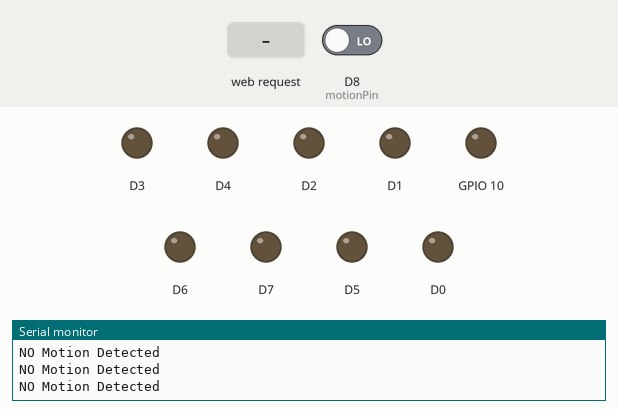
A sketch run on a simulated ESP8266 (NodeMCU). On the bench: output pins drawn as LEDs (lit = HIGH), the last lines printed to the serial monitor. The test bench sets the inputs (shaded band); at power-on: D8 (motionPin) LOW.

Above: at 1.3 s.
1.4 s: D8 (motionPin) driven HIGH
At 2.4 s:
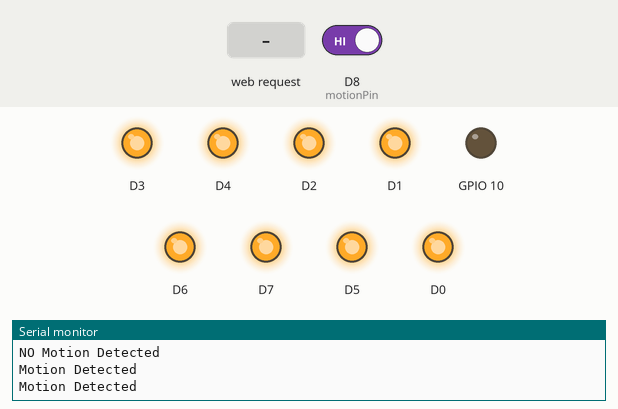
3.0 s: HTTP request GET /?l1on received
At 3.6 s:
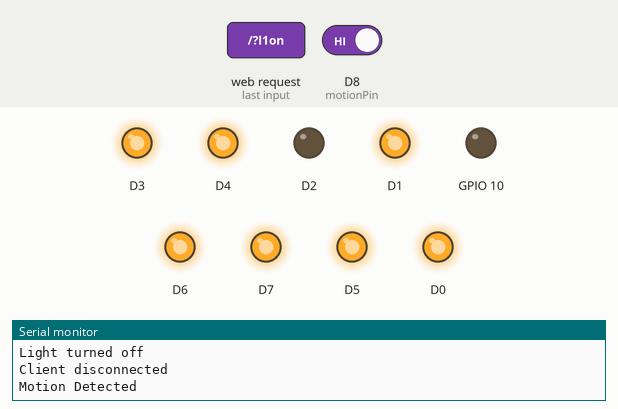
4.5 s: HTTP request GET /?l2on received
At 4.9 s:
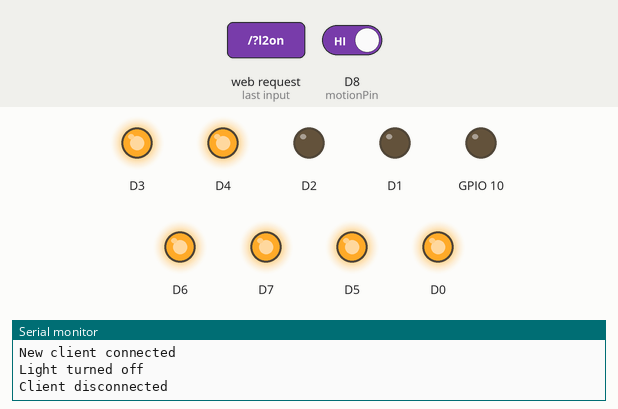
6.0 s: HTTP request GET /?l1off received
At 7.2 s:
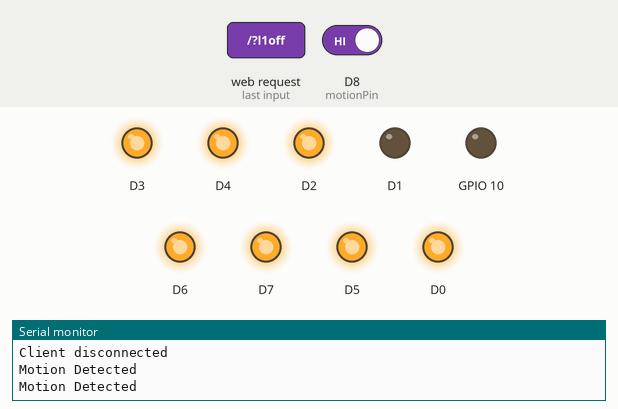
7.5 s: HTTP request GET /?f1on received
At 8.7 s:
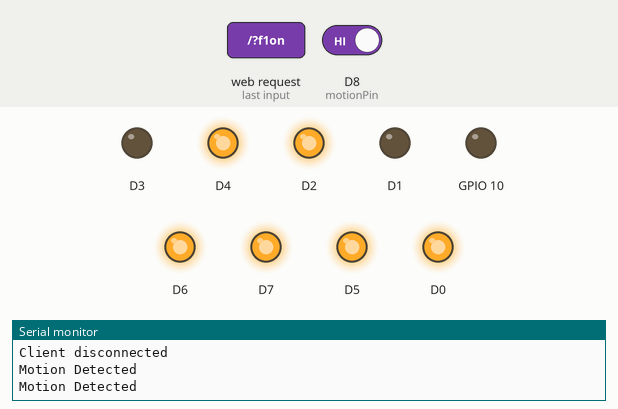
9.0 s: HTTP request GET /?l2off received
At 9.9 s:
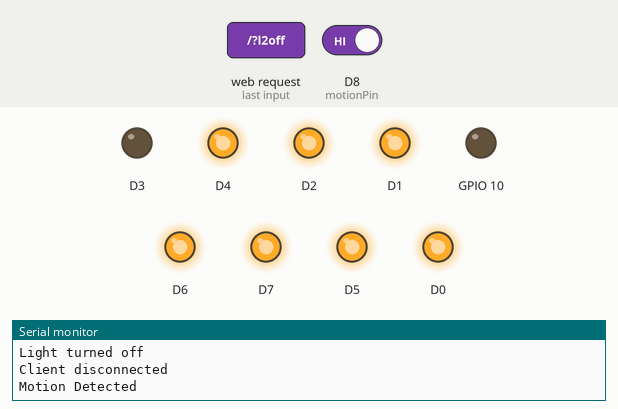
Timing chart, 0 to 11.5 s (numbered marks = the images above; inputs shaded):
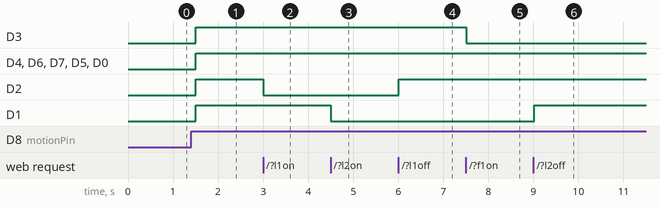

The sketch:

class_testing.ino
```cpp
#include <ESP8266WiFi.h>
#define trigPin 1
#define echoPin 3
#define motionPin D8
#define SOUND_VELOCITY 0.034
#define CM_TO_INCH 0.393701

bool motionOnce=true;

const char* ssid = "Server Room";
const char* password = "@#ServerRoom@#";
WiFiServer server(80);
void motionWifi();
void nullWifi();
int ultraDistance();
void setup() {
  Serial.begin(115200);

  //Relay Switch Pins
  pinMode(D0, OUTPUT);
  pinMode(D1, OUTPUT);
  pinMode(D2, OUTPUT);
  pinMode(D3, OUTPUT);
  pinMode(D4, OUTPUT);
  pinMode(D5, OUTPUT);
  pinMode(D6, OUTPUT);
  pinMode(D7, OUTPUT);
  pinMode(10, OUTPUT);
  //Relay Switch Pins Ends here

  //Ultrasonic Sensor Pins
  pinMode(trigPin,OUTPUT);
  pinMode(echoPin,INPUT);
  //Ultrasonic Sensor Pins Ends Here

  //Motion Detector Pins
  pinMode(motionPin,INPUT);


  // Connect to hotspot
  WiFi.softAP(ssid, password);
  IPAddress myIP = WiFi.softAPIP();
  Serial.print("Hotspot IP address: ");
  Serial.println(myIP);
  // Start server
  server.begin();


}

void loop() {

  if(digitalRead(motionPin)== HIGH )//add && ultraDistance()<300
  {
    if(motionOnce==true)
    {
      digitalWrite(D0,HIGH);
      digitalWrite(D1,HIGH);
      digitalWrite(D2,HIGH);
      digitalWrite(D3,HIGH);
      digitalWrite(D4,HIGH);
      digitalWrite(D5,HIGH);
      digitalWrite(D6,HIGH);
      digitalWrite(D7,HIGH);
      motionOnce=false;
    }

    Serial.println("Motion Detected");
    motionWifi();
    delay(500);

  }

  if(digitalRead(motionPin)==LOW )//add && ultraDistance()>300
  {
    if(motionOnce==false)
    {
      digitalWrite(D0,LOW);
      digitalWrite(D1,LOW);
      digitalWrite(D2,LOW);
      digitalWrite(D3,LOW);
      digitalWrite(D4,LOW);
      digitalWrite(D5,LOW);
      digitalWrite(D6,LOW);
      digitalWrite(D7,LOW);
      digitalWrite(10,LOW);
      motionOnce=true;

    }
    Serial.println("NO Motion Detected");

    nullWifi();
    delay(500);

  }


}

int ultraDistance(){
  long duration;
  int distanceCm;
  // Clears the trigPin
  digitalWrite(trigPin, LOW);
  delayMicroseconds(2);
  // Sets the trigPin on HIGH state for 10 micro seconds
  digitalWrite(trigPin, HIGH);
  delayMicroseconds(10);
  digitalWrite(trigPin, LOW);
  duration = pulseIn(echoPin, HIGH);

  // Calculate the distance
  distanceCm = duration * SOUND_VELOCITY/2;


  // Prints the distance on the Serial Monitor
  Serial.print("Distance (cm): ");
  Serial.println(distanceCm);
  return distanceCm;


}


void motionWifi(){
  WiFiClient client = server.available();

  String currentLine = "";
  if (client) {
    Serial.println("New client connected");
    while (client.connected()) {
      if (client.available()) {
        char c = client.read();
        if (c == '\n') {
          if (currentLine.length() == 0) {
            client.println("HTTP/1.1 200 OK");
            client.println("Content-type:text/html");
            client.println();
            client.println("<html>");
            client.println("<head><meta name=""viewport"" content=""width=device-width, initial-scale=1.0><title>NodeMCU Light Control</title></head>");
            client.println("<body>");
            client.println("<h1>104-Control Panel</h1>");
            client.println("<form method='get'>");
            client.println("<label>Light 1</label><input type='submit' name='l1off' value='Turn Off'> ");
            client.println("<input type='submit' name='l1on' value='Turn On'><br><br><br>");
            client.println("<label>Light 2</label><input type='submit' name='l2off' value='Turn Off'>");
            client.println("<input type='submit' name='l2on' value='Turn On'><br><br><br>");

            client.println("<label>Fan 1</label><input type='submit' name='f1off' value='Turn Off'>");
            client.println("<input type='submit' name='f1on' value='Turn On'><br><br><br>");
            client.println("<label>Fan 2</label><input type='submit' name='f2off' value='Turn Off'>");
            client.println("<input type='submit' name='f2on' value='Turn On'><br><br><br>");

            client.println("</form>");
            client.println("</body>");
            client.println("</html>");
            break;
          } else {
            currentLine = "";
          }
        } else if (c != '\r') {
          currentLine += c;
        }

        if (currentLine.endsWith("GET /?l1off")) {
          Serial.println("Light turned on");
          digitalWrite(D2, HIGH);
          client.println("HTTP/1.1 302 Found");
          client.println("Location: /");
          client.println();
        }
        else if (currentLine.endsWith("GET /?l1on")) {
          Serial.println("Light turned off");
          digitalWrite(D2, LOW);
          client.println("HTTP/1.1 302 Found");
          client.println("Location: /");
          client.println();
        }
        else if (currentLine.endsWith("GET /?l2off")) {
          Serial.println("Light turned off");
          digitalWrite(D1, HIGH);
          client.println("HTTP/1.1 302 Found");
          client.println("Location: /");
          client.println();

        }
        else if (currentLine.endsWith("GET /?l2on")) {
          Serial.println("Light turned off");
          digitalWrite(D1, LOW);
          client.println("HTTP/1.1 302 Found");
          client.println("Location: /");
          client.println();
        }
        else if (currentLine.endsWith("GET /?f1off")) {
          Serial.println("Light turned off");
          digitalWrite(D3, HIGH);
          client.println("HTTP/1.1 302 Found");
          client.println("Location: /");
          client.println();

        }
        else if (currentLine.endsWith("GET /?f1on")) {
          Serial.println("Light turned off");
          digitalWrite(D3, LOW);
          client.println("HTTP/1.1 302 Found");
          client.println("Location: /");
          client.println();
        }
        else if (currentLine.endsWith("GET /?f2off")) {
          Serial.println("Light turned off");
          digitalWrite(D4, HIGH);
          client.println("HTTP/1.1 302 Found");
          client.println("Location: /");
          client.println();

        }
        else if (currentLine.endsWith("GET /?f2on")) {
          Serial.println("Light turned off");
          digitalWrite(D4, LOW);
          client.println("HTTP/1.1 302 Found");
          client.println("Location: /");
          client.println();
        }
        else if (currentLine.endsWith("GET /?not")) {
          client.println("HTTP/1.1 302 Found");
          client.println("Location: /");
          client.println();
        }
      }
    }
    client.stop();
    Serial.println("Client disconnected");
  }

}

void nullWifi(){
  WiFiClient client = server.available();

  String currentLine = "";
  if (client) {
    Serial.println("New client connected");
    while (client.connected()) {
      if (client.available()) {
        char c = client.read();
        if (c == '\n') {
          if (currentLine.length() == 0) {
            client.println("HTTP/1.1 200 OK");
            client.println("Content-type:text/html");
            client.println();
            client.println("<html>");
            client.println("<head><meta name=""viewport"" content=""width=device-width, initial-scale=1.0><title>NodeMCU Light Control</title></head>");
            client.println("<body>");
            client.println("<h1>104-Control Panel</h1>");
            client.println("<form >");
            client.println("<label>Light 1</label><input type='submit' name='not' value='Turn Off'> ");
            client.println("<input type='submit' name='not' value='Turn On'><br><br><br>");
            client.println("<label>Light 2</label><input type='submit' name='not' value='Turn Off'>");
            client.println("<input type='submit' name='not' value='Turn On'><br><br><br>");

            client.println("<label>Fan 1</label><input type='submit' name='not' value='Turn Off'>");
            client.println("<input type='submit' name='not' value='Turn On'><br><br><br>");
            client.println("<label>Fan 2</label><input type='submit' name='not' value='Turn Off'>");
            client.println("<input type='submit' name='not' value='Turn On'><br><br><br>");

            client.println("</form>");
            client.println("</body>");
            client.println("</html>");
            break;
          } else {
            currentLine = "";
          }
        } else if (c != '\r') {
          currentLine += c;
        }

        if (currentLine.endsWith("GET /?not")) {
          client.println("HTTP/1.1 302 Found");
          client.println("Location: /");
          client.println();
        }

      }
    }
    client.stop();
    Serial.println("Client disconnected");
  }
}
```

Measured:
- after the input at 1.4 s, D3, D4, D2, D1, D6, D7, D5, D0: LOW → HIGH after 0.10 s
- after the input at 3.0 s, D2: HIGH → LOW at once
- after the input at 4.5 s, D1: HIGH → LOW at once
- after the input at 6.0 s, D2: LOW → HIGH at once
- after the input at 7.5 s, D3: HIGH → LOW at once
- after the input at 9.0 s, D1: LOW → HIGH at once
